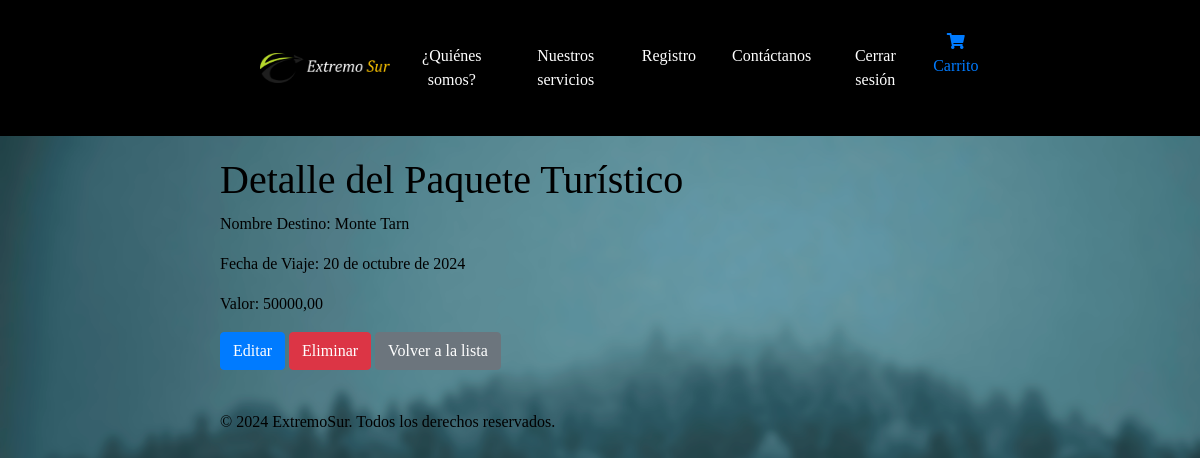
Page /paquetes/6/ (signed in) on the committed database.
### gestionviajes/models.py (models this page shows, shortened)
class PaqueteTuristico(models.Model):
    nombre_destino = models.CharField(max_length=100)
    fecha_viaje = models.DateField()
    valor = models.DecimalField(max_digits=10, decimal_places=2)

### gestionviajes/views.py (the view)
# urls.py: path('paquetes/<int:id>/', views.paquete_detail, name='paquete_detail'),
@staff_member_required
def paquete_detail(request, id):
    paquete = get_object_or_404(PaqueteTuristico, id=id)
    return render(request, 'paquete_detail.html', {'paquete': paquete})

### gestionviajes/templates/paquete_detail.html (shortened to what this page needs)
{% extends 'base.html' %}
{% load static %}
{% block content %}
    <div class="container">
        <h1>Detalle del Paquete Turístico</h1>
        <p>Nombre Destino: {{ paquete.nombre_destino }}</p>
        <p>Fecha de Viaje: {{ paquete.fecha_viaje }}</p>
        <p>Valor: {{ paquete.valor }}</p>
        <a href="{% url 'paquete_update' paquete.id %}" class="btn btn-primary">Editar</a>
        <a href="{% url 'paquete_delete' paquete.id %}" class="btn btn-danger">Eliminar</a>
        <a href="{% url 'paquete_list' %}" class="btn btn-secondary">Volver a la lista</a>
    </div>
{% endblock %}

### gestionviajes/static/css/styles.css (style rules this page uses)
body { font-family: Cambria, Cochin, Georgia, Times, 'Times New Roman', serif; color: #000; margin: 0; padding: 0; background-image: url('/static/img/fondo.png'); background-repeat: repeat-y; background-attachment: fixed; background-size: cover; }
.container { max-width: 800px; margin: 0 auto; padding: 20px; }

### rows in the picture
PaqueteTuristico: nombre_destino "Monte Tarn", fecha_viaje "20 de octubre de 2024", valor "50000,00"
